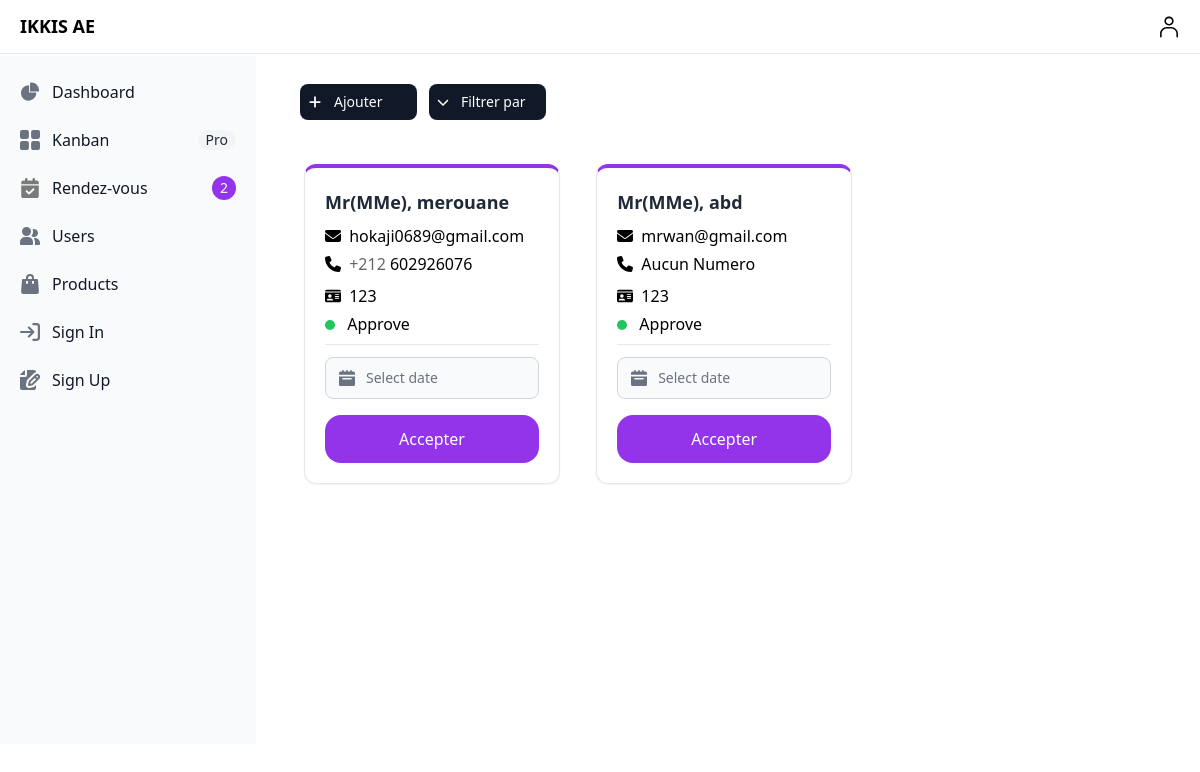
The page /dashboard/appointement/active (signed in) on the database as committed earlier.
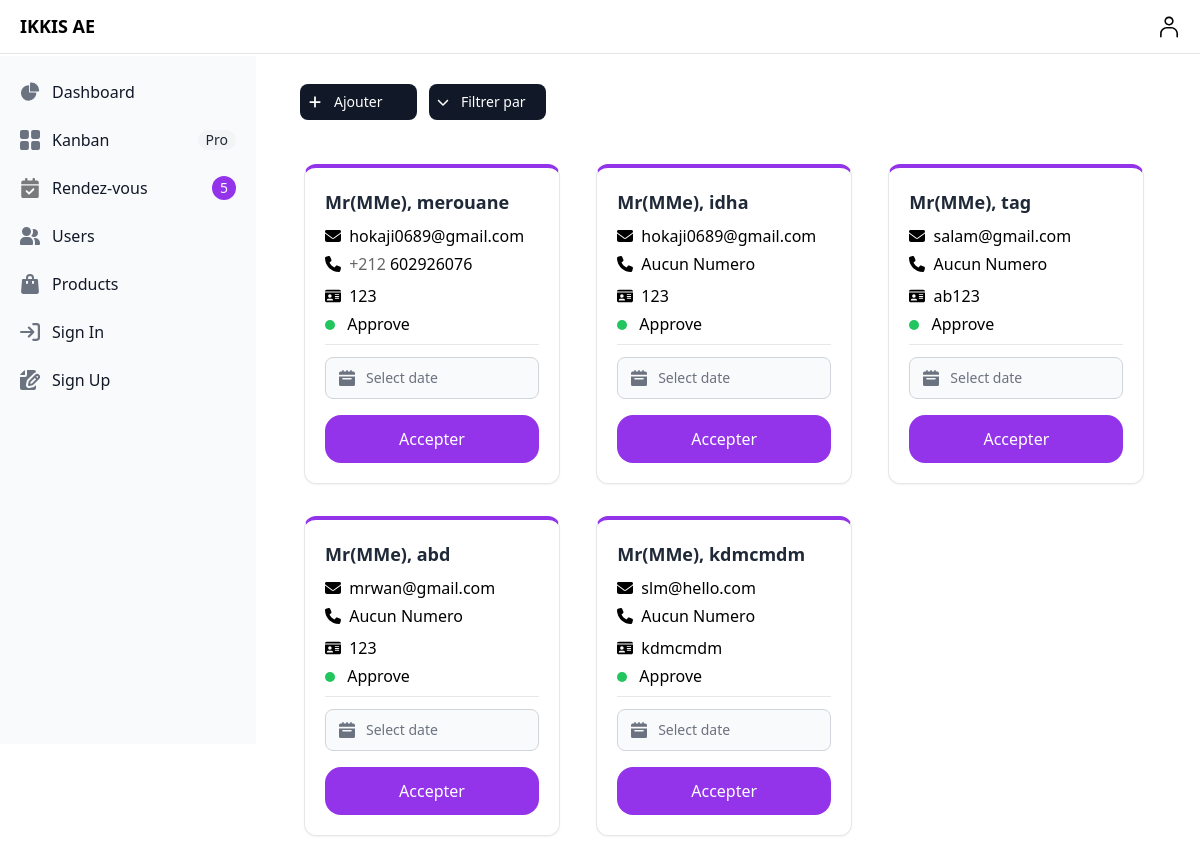
The same page on the database as committed later.
### app/models.py (models this page shows)
class Appointement(models.Model):
    accepted=models.BooleanField(default=False)
    nom=models.CharField(max_length=20,null=True)
    prenom=models.CharField(max_length=30,null=True)
    cni=models.CharField(max_length=10,null=True)
    numero_telephone=models.IntegerField(null=True)
    email=models.EmailField(max_length=20,null=True)
    message=models.CharField(max_length=40,null=True)
    date=models.TextField(null=True)

### sfe/views.py (the view)
# urls.py: path('dashboard/appointement/active',views.active_appoint,name="active_appoint"),
def active_appoint(request):
    new_appointement=Appointement.objects.filter(accepted=True)
    context={
        'new_appointement':new_appointement,
    }
    return render(request,"adm/appointement.html",context)

### templates/adm/appointement.html (shortened to what this page needs)
{% extends 'adm/dash.html' %}
{% block content %}
<div class="sm:ml-72">
          {% include "msg/msg.html" %}
          <div class="sm:flex">
                    <div class="relative flex items-center  space-x-2 sm:space-x-3 mx-48 mb-6 ml-3 py-1">
                        <button  data-modal-target="add-appoint-modal" data-modal-toggle="add-appoint-modal" class="bg-gray-900 inline-flex items-center justify-center w-1/2  py-2 text-sm font-medium text-center text-white rounded-lg bg-primary-700 hover:bg-primary-800 px-2">
                            <p class="px-3">Ajouter&nbsp&nbsp&nbsp&nbsp</p>
                        </button>
                        <button id="dropdownActionButton" data-dropdown-toggle="dropdownAction" class="bg-gray-900 inline-flex items-center justify-center w-1/2  py-2 text-sm font-medium text-center text-white rounded-lg bg-primary-700 hover:bg-primary-800 px-2">
                        <p class="px-3">Filtrer par</p>
                        </button>
                    </div>
                </div>
{% for i in new_appointement  %}
<div class="lg:w-64 h-80 mx-4 bg-white border border-t-4 border-t-purple-600 shadow-sm rounded-xl inline-block my-4 ">
          <div class="p-4 md:p-5">
                    <h3 class="text-lg font-bold text-gray-800">
                      Mr(MMe), {{i.nom}}
                    </h3>
                    <div class="pt-2">
                              <p class="inline-block">{{i.email}}</p>
                    </div>
                    <div >
                          {% if not i.numero_telephone is None %}
                              <div class="pt-1 inline-block mr-3">
                                        <p class="inline-block"><span class="opacity-60">+212</span> {{i.numero_telephone}}</p>
                              </div>
                              {% else %}
                              <div class="pt-1 inline-block mr-3">
                                      Aucun Numero
                              </div>
                          {% endif %}
                              <div class="py-0.5"></div>
                              <div class="pt-1 inline-block mr-4">
                                        <p class="inline-block">{{i.cni}}</p>
                              </div>
                    </div>
                    <div class="pt-1 inline-block mr-4">
                      {% if i.accepted %}
                      <div class="h-2.5 w-2.5 rounded-full bg-green-500 me-2 inline-block"></div>
                      <p class="inline-block">Approve</p>
                      {% else %}
                      <div class="h-2.5 w-2.5 rounded-full bg-red-500 me-2 inline-block"></div>
                      <p class="inline-block">Inpprove</p>
                      {% endif %}
                    </div>
                    <div class="border-b pt-2">
                    </div>
                    <div>
                    <div class="relative max-w-sm mt-3 ">
                      <div class="absolute inset-y-0 start-0 flex items-center ps-3.5 pointer-events-none">
                      </div>
                      <form method="POST" action="{% url 'approve_appoint' app_id=i.id %}">
                      <input readonly datepicker type="text" name="date" id="date" class=" bg-gray-50 border border-gray-300 text-gray-900 text-sm rounded-lg focus:ring-blue-500 focus:border-blue-500 block w-full ps-10 p-2.5 " placeholder="Select date">
                      </div>
                      <button class="block mt-4 w-full bg-purple-600 text-white py-3 rounded-2xl hover:bg-yellow-300 transition " >Accepter</button>
                    </div>
                    </div>
                  </div>
{% endfor %}
</div>
{% endblock content %}

Rows that differ between the two databases and show on the page:
now on this page (row edited): Appointement: nom "idha", email "hokaji0689@gmail.com", shows "Aucun Numero", cni "123", accepted True (drawn)
now on this page (row edited): Appointement: nom "tag", email "salam@gmail.com", shows "Aucun Numero", cni "ab123", accepted True (drawn)
added Appointement: nom "kdmcmdm", email "slm@hello.com", shows "Aucun Numero", cni "kdmcmdm", accepted True (drawn)
Other text that changed with them:
{{ new_appointement.count }}: "2" → "5"
